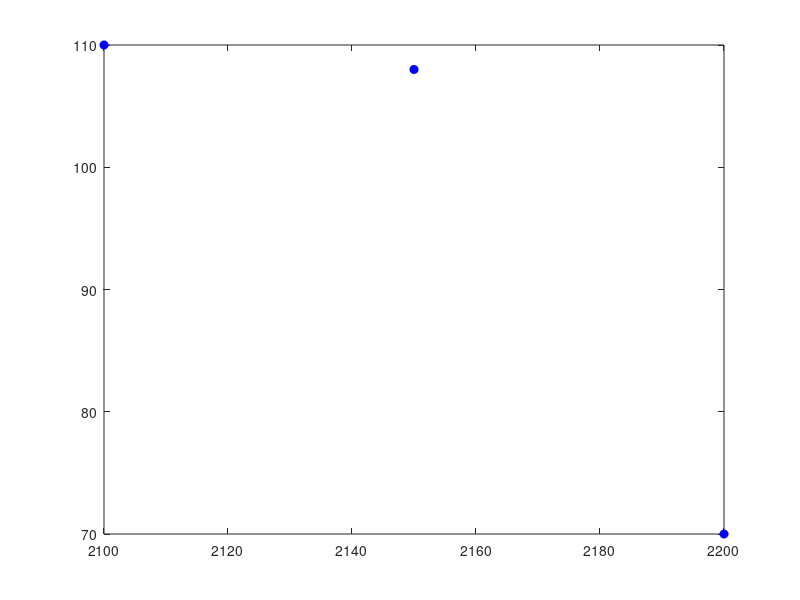

Here is the MATLAB script that generated this plot: (Note: this script raises an error after producing the figure.)
clear all
% x=[2050,2100,2150,2200,2250];
% y=[107,110,108,70,53];
x=[2100,2150,2200];
y=[110, 108,70];
M=length(x);
disp('Reiksmiu lentele yra')
fprintf('*********************************\n')
fprintf('|i |             x|             y|\n')
fprintf('*********************************\n')
for i=1:M
fprintf('|%2G|%14f|%14f|\n',i-1,x(i),y(i)) 
end
disp('Grafiskai')
figure,
plot(x,y,'bo','MarkerFaceColor','b'),

N=M-1;  
for k=1:M
   f(k,1)=y(k); 
end 
for j=1:N
    for i=j:N
        f(i+1,j+1)=(f(i,j)-f(i+1,j))/(x(i+1-j)-x(i+1));  
    end
end
 syms X     
 taske=2130; 
for k=1:M
   f(k,1)=y(k); 
end 
for j=1:N
    for i=j:N
        f(i+1,j+1)=(f(i,j)-f(i+1,j))/(x(i+1-j)-x(i+1))  
    end
end

% Artiniai ir paklaidu iverciai:
fprintf('********************************************************\n')
 fprintf('|N |   Daugianario reiksme|Paklaida absoliutiniu didumu| \n') 
 fprintf('********************************************************\n')
 L1(1)=y(1); 
     p(1)=1; 
     w(1)=(taske-x(1)); 
 for i=1:N-1
  p(i+1)=p(i)*(taske-x(i));  
  L1(i+1)=L1(i)+f(i+1,i+1)*p(i+1); 
  %paklaidai
  w(i+1)=w(i)*(taske-x(i+1));  
  pakl(i+1)=abs(w(i+1)*f(i+2,i+2)) ; 
  skaicius1(i+1)=L1(i+1)+pakl(i+1);
     skaicius2(i+1)=L1(i+1)-pakl(i+1);
   fprintf('|%2G|%22f|%28f|\n',i,L1(i+1),pakl(i+1))
   fprintf('Apytiksliai klausytoju skaicius, kai kaina %i, yra %c arba %c.\n',taske, skaicius1(i+1), skaicius2(i+1))

 end    
% x=[2050,2100,2150,2200,2250];
% y=[107,110,108,70,53];
clear all,
x=[2050,2100,2150,2200];
y=[107, 110, 108,70];
M=length(x);
disp('Reiksmiu lentele yra')
fprintf('*********************************\n')
fprintf('|i |             x|             y|\n')
fprintf('*********************************\n')
for i=1:M
fprintf('|%2G|%14f|%14f|\n',i-1,x(i),y(i)) 
end
disp('Grafiskai')
figure,
plot(x,y,'bo','MarkerFaceColor','b'),

N=M-1;  
for k=1:M
   f(k,1)=y(k); 
end 
for j=1:N
    for i=j:N
        f(i+1,j+1)=(f(i,j)-f(i+1,j))/(x(i+1-j)-x(i+1));  
    end
end
 syms X     
 taske=2130; 
for k=1:M
   f(k,1)=y(k); 
end 
for j=1:N
    for i=j:N
        f(i+1,j+1)=(f(i,j)-f(i+1,j))/(x(i+1-j)-x(i+1))  
    end
end

% Artiniai ir paklaidu iverciai:
fprintf('********************************************************\n')
 fprintf('|N |   Daugianario reiksme|Paklaida absoliutiniu didumu| \n') 
 fprintf('********************************************************\n')
 L1(1)=y(1); 
     p(1)=1; 
     w(1)=(taske-x(1)); 
 for i=1:N-1
  p(i+1)=p(i)*(taske-x(i));  
  L1(i+1)=L1(i)+f(i+1,i+1)*p(i+1); 
  %paklaidai
  w(i+1)=w(i)*(taske-x(i+1));  
  pakl(i+1)=abs(w(i+1)*f(i+2,i+2)) ;
  skaicius1(i+1)=L1(i+1)+pakl(i+1);
  skaicius2(i+1)=L1(i+1)-pakl(i+1);
   fprintf('|%2G|%22f|%28f|\n',i,L1(i+1),pakl(i+1))
   fprintf('Apytiksliai klausytoju skaicius, kai kaina %i, yra %c arba %c.\n',taske, skaicius1(i+1), skaicius2(i+1))
 end    



% x=[2050,2100,2150,2200,2250];
% y=[107,110,108,70,53];
% clear all,
% x=[2100,2150,2200,2250];
% y=[110, 108,70,53];
% M=length(x);
% disp('Reiksmiu lentele yra')
% fprintf('*********************************\n')
% fprintf('|i |             x|             y|\n')
% fprintf('*********************************\n')
% for i=1:M
% fprintf('|%2G|%14f|%14f|\n',i-1,x(i),y(i)) 
% end
% disp('Grafiskai')
% figure,
% plot(x,y,'bo','MarkerFaceColor','b'),

% % N=M-1;  
% % for k=1:M
% %    f(k,1)=y(k); 
% % end 
% % for j=1:N
% %     for i=j:N
% %         f(i+1,j+1)=(f(i,j)-f(i+1,j))/(x(i+1-j)-x(i+1));  
% %     end
% % end
% %  syms X     
% %  taske=2130; 
% % for k=1:M
% %    f(k,1)=y(k); 
% % end 
% % for j=1:N
% %     for i=j:N
% %         f(i+1,j+1)=(f(i,j)-f(i+1,j))/(x(i+1-j)-x(i+1))  
% %     end
% % end
% % 
% % % Artiniai ir paklaidu iverciai:
% % fprintf('********************************************************\n')
% %  fprintf('|N |   Daugianario reiksme|Paklaida absoliutiniu didumu| \n') 
% %  fprintf('********************************************************\n')
% %  L1(1)=y(1); 
% %      p(1)=1; 
% %      w(1)=(taske-x(1)); 
% %  for i=1:N-1
% %   p(i+1)=p(i)*(taske-x(i));  
% %   L1(i+1)=L1(i)+f(i+1,i+1)*p(i+1); 
% %   %paklaidai
% %   w(i+1)=w(i)*(taske-x(i+1));  
% %   pakl(i+1)=abs(w(i+1)*f(i+2,i+2)) ;
% %    fprintf('|%2G|%22f|%28f|\n',i,L1(i+1),pakl(i+1))
% %  end    
% %   fprintf('********************************************************\n')
% %   for i=1:N-1
% %     skaicius1(i)=L1(i+1)+pakl(i+1);
% %      skaicius2(i)=L1(i+1)-pakl(i+1);
% %   end
% % fprintf('Apytiksliai klausytoju skaicius, kai kaina %i, yra %c arba %c.\n',taske, skaicius1, skaicius2)

clear all,
x=[2050,2100,2150,2200,2250];
y=[107,110,108,70,53];
M=length(x);
disp('Reiksmiu lentele yra')
fprintf('*********************************\n')
fprintf('|i |             x|             y|\n')
fprintf('*********************************\n')
for i=1:M
fprintf('|%2G|%14f|%14f|\n',i-1,x(i),y(i)) 
end
disp('Grafiskai')
figure,
plot(x,y,'bo','MarkerFaceColor','b'),

N=M-1;  
for k=1:M
   f(k,1)=y(k); 
end 
for j=1:N
    for i=j:N
        f(i+1,j+1)=(f(i,j)-f(i+1,j))/(x(i+1-j)-x(i+1));  
    end
end
 syms X     
 taske=2130; 
for k=1:M
   f(k,1)=y(k); 
end 
for j=1:N
    for i=j:N
        f(i+1,j+1)=(f(i,j)-f(i+1,j))/(x(i+1-j)-x(i+1))  
    end
end

% Artiniai ir paklaidu iverciai:
fprintf('********************************************************\n')
 fprintf('|N |   Daugianario reiksme|Paklaida absoliutiniu didumu| \n') 
 fprintf('********************************************************\n')
 L1(1)=y(1); 
     p(1)=1; 
     w(1)=(taske-x(1)); 
 for i=1:N-1
  p(i+1)=p(i)*(taske-x(i));  
  L1(i+1)=L1(i)+f(i+1,i+1)*p(i+1); 
  %paklaidai
  w(i+1)=w(i)*(taske-x(i+1));  
  pakl(i+1)=abs(w(i+1)*f(i+2,i+2)) ;
  skaicius1(i+1)=L1(i+1)+pakl(i+1);
  skaicius2(i+1)=L1(i+1)-pakl(i+1);
   fprintf('|%2G|%22f|%28f|\n',i,L1(i+1),pakl(i+1))
   fprintf('Apytiksliai klausytoju skaicius, kai kaina %i, yra %c arba %c.\n',taske, skaicius1(i+1), skaicius2(i+1))
 end 
 
 %2dalis
 clear all
X=[2100,2150];
Y=[110, 108];
taskasy=109;
 syms x 
N=length(Y);
for i=1:N-1
L=0; 
for k=1:i+1
    c=1; 
   for j=1:i+1
      if k~=j 
         c=c*((taskasy-Y(j))/(Y(k)-Y(j)));  
   end 
   end
  L=L+c*X(k); 
end
end
L

clear all
X=[2150,2100];
Y=[108, 110];
syms x
N=length(X);
for i=1:N-1
L=0; 
for k=1:i+1
    c=1; 
   for j=1:i+1
      if k~=j 
         c=c*((x-X(j))/(X(k)-X(j)));  
   end 
   end
  L=L+c*Y(k); 
end
end
expand(L)
[xspr]=solve(L-109)
double(xspr)